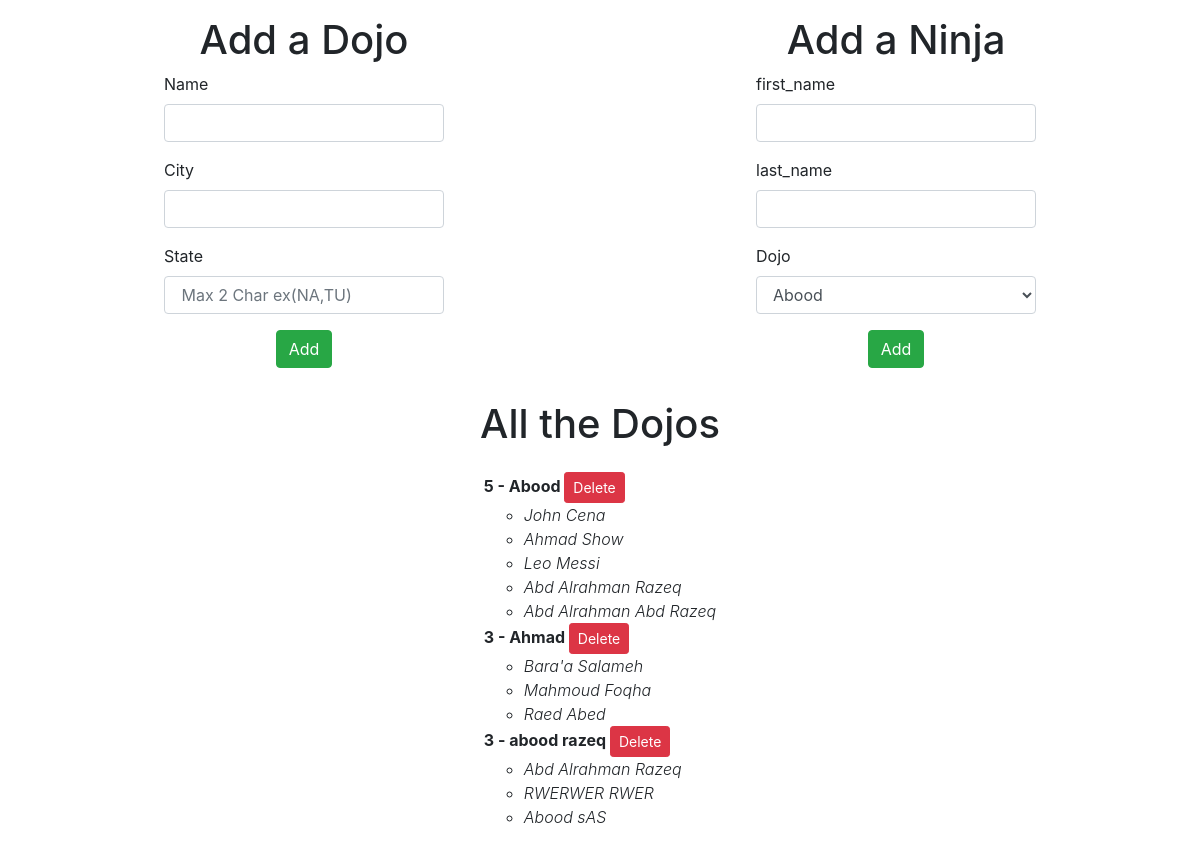
Before: / with the older database file.
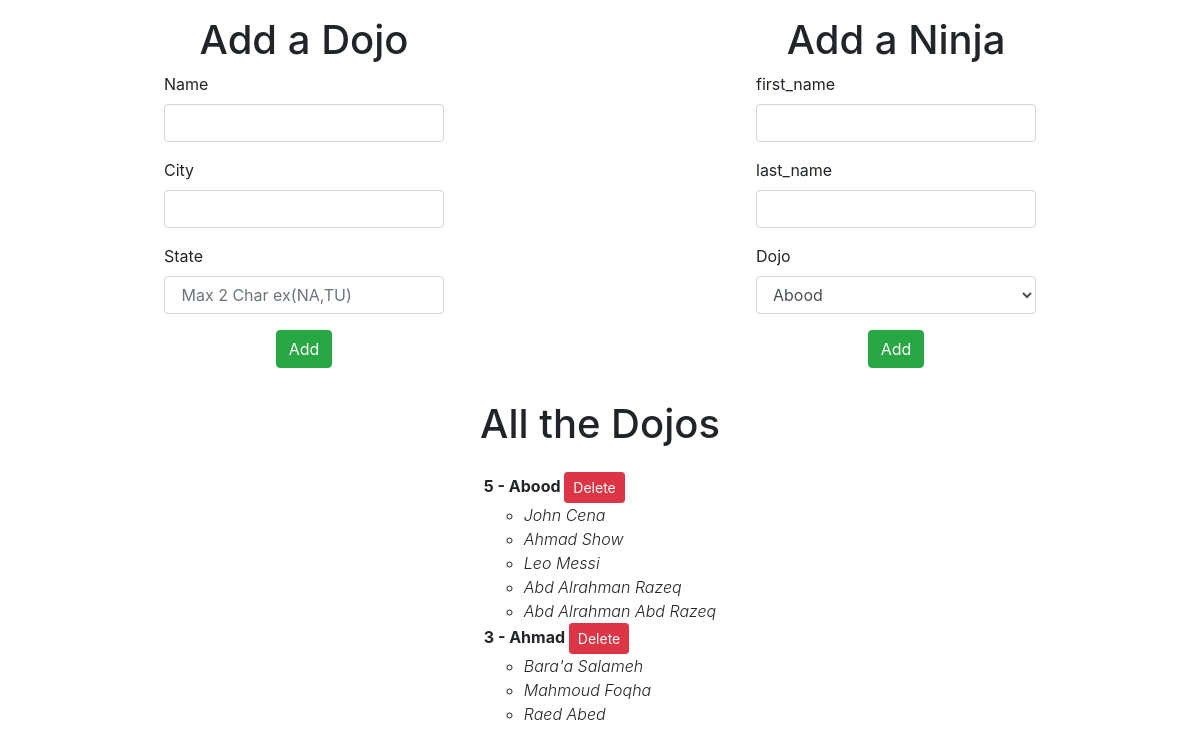
After: the same page with the newer database file.
### dojo_ninjas_app/models.py (models this page shows)
class Dojo(models.Model):
    name = models.CharField(max_length=255)
    city = models.CharField(max_length=255)
    state = models.CharField(max_length=2)
    desc = models.TextField(default="")
    created_at = models.DateTimeField(auto_now_add=True)
    updated_at = models.DateTimeField(auto_now=True)

class Ninja(models.Model):
    first_name = models.CharField(max_length=255, default="")
    last_name = models.CharField(max_length=255, default="")
    dojo = models.ForeignKey(
        Dojo, related_name="dojos", on_delete=models.CASCADE)
    created_at = models.DateTimeField(auto_now_add=True)
    updated_at = models.DateTimeField(auto_now=True)

### dojo_ninjas_app/views.py (the view)
# urls.py: path('', views.index),
def index(request):
    context = {
        "all_the_Dojos": Dojo.objects.all(),
        "all_the_Ninjas": Ninja.objects.all(),
    }
    return render(request, "index.html", context)

### dojo_ninjas_app/templates/index.html (shortened to what this page needs)
<!DOCTYPE html>
<html lang="en">
  <head>
    <link
      rel="stylesheet"
      href="https://cdn.jsdelivr.net/npm/bootstrap@4.3.1/dist/css/bootstrap.min.css"
    />
  </head>
  <body>
    <div class="d-flex justify-content-around p-2">
      <form
        class="d-grid justify-content-around p-2 w-25"
        action="create_dojo"
        method="POST"
      >
        <h1 class="text-center">Add a Dojo</h1>
        <div class="form-group">
          <label for="name"> Name</label>
          <input
            type="text"
            class="form-control"
            id="name"
            name="name"
            required
          />
        </div>
        <div class="form-group">
          <label for="city">City</label>
          <input
            type="text"
            class="form-control"
            id="city"
            name="city"
            required
          />
        </div>
        <div class="form-group">
          <label for="state">State</label>
          <input
            type="text"
            class="form-control"
            id="state"
            name="state"
            placeholder=" Max 2 Char ex(NA,TU)"
            maxlength="2"
          />
        </div>
        <div class="d-flex justify-content-center align-items-center">
          <button type="submit" class="btn btn-success">Add</button>
        </div>
      </form>
      <form
        class="d-grid justify-content-around p-2 w-25"
        action="create_ninja"
        method="POST"
      >
        <h1 class="text-center">Add a Ninja</h1>
        <div class="form-group">
          <label for="name"> first_name</label>
          <input
            type="text"
            class="form-control"
            id="name"
            name="first_name"
            required
          />
        </div>
        <div class="form-group">
          <label for="last_name">last_name</label>
          <input
            type="text"
            class="form-control"
            id="last_name"
            name="last_name"
            required
          />
        </div>
        <div class="form-group">
          <label for="state">Dojo</label>
          <select type="select" class="form-control" id="state" name="Dojo">
            {% for dojo in all_the_Dojos %}
            <option value="{{dojo.id}}">{{dojo.name}}</option>
            {% endfor %}
          </select>
        </div>
        <div class="d-flex justify-content-center align-items-center">
          <button type="submit" class="btn btn-success">Add</button>
        </div>
      </form>
    </div>
    <h1 class="text-center p-3">All the Dojos</h1>
    <div class="d-flex">
      <ul class="list-inline mx-auto justify-content-center">
        {% for dojo in all_the_Dojos %}
        <li class="font-weight-bold">
          <span>{{dojo.dojos.count}} -</span>
          {{dojo.name}}
          <a class="btn btn-danger btn-sm" href="/{{dojo.id}}"> Delete</a>
          <ul>
            {% for ninja in dojo.dojos.all %}
            <li class="font-weight-light">
              <em>{{ninja.first_name}} {{ninja.last_name}}</em>
            </li>
            {% endfor %}
          </ul>
        </li>
        {% endfor %}
      </ul>
    </div>
  </body>
</html>

Changed rows visible on the page:
removed Dojo: dojos.count "3", name "abood razeq"
removed Ninja: first_name "Abd Alrahman", last_name "Razeq", shown under "3"
removed Ninja: first_name "RWERWER", last_name "RWER", shown under "3"
removed Ninja: first_name "Abood", last_name "sAS", shown under "3"
